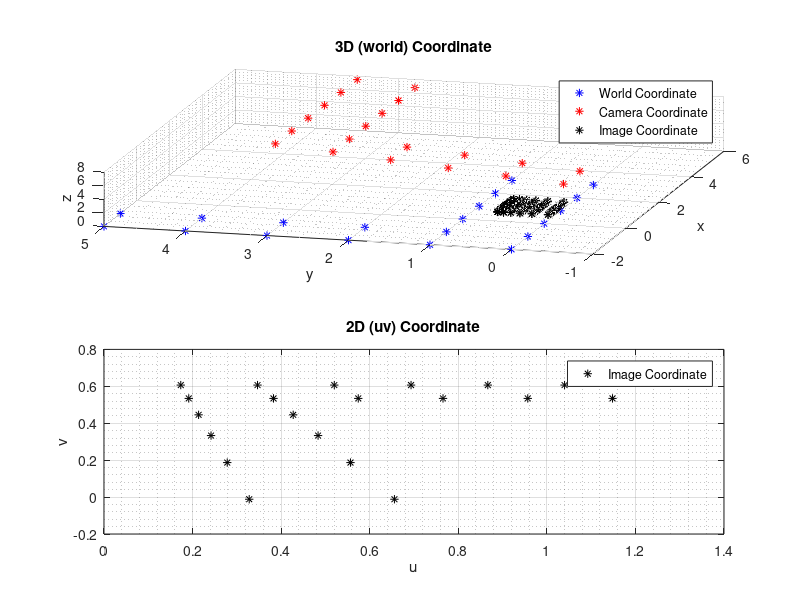

The MATLAB source for this figure:
clear; clc; close all

XYZ = [-2 -1 0 1 2 3 -2 -1 0 1 2 3 -1 -2 -1 -2 -1 -2 -1 -2; ...
        0  0 0 0 0 0  1  1 1 1 1 1  2  2  3  3  4  4  5  5; ...
        0  0 0 0 0 0  0  0 0 0 0 0  0  0  0  0  0  0  0  0]; % world frame
theta = 135; % rotational angle
Rx = [1 0 0; 0 cosd(theta) sind(theta); 0 -sind(theta) cosd(theta)]; % rotational matrix around x-axis
T = [3; 3.5; 7.5]; % translational matrix
f = 1.3; % focal length

xyz = zeros(size(XYZ,1),size(XYZ,2));
for i = 1:size(xyz,2)
   xyz(:,i) = Rx*XYZ(:,i) + T; % camera frame
end

u = zeros(1,size(XYZ,2));
v = zeros(1,size(XYZ,2));
for i = 1:size(xyz,2)
    u(i) = f*xyz(1,i)/xyz(3,i);
    v(i) = f*xyz(2,i)/xyz(3,i);
end

figure('pos',[0 0 700 900])
subplot(2,1,1)
plot3(XYZ(1,:),XYZ(2,:),XYZ(3,:),'b*', ...
      xyz(1,:),xyz(2,:),xyz(3,:),'r*', ...
      u,v,ones(length(u)),'k*')
xlabel('x')
ylabel('y')
zlabel('z')
title('3D (world) Coordinate')
legend('World Coordinate','Camera Coordinate','Image Coordinate')
grid on
grid minor
view(-75, 63)

subplot(2,1,2)
plot(u,v,'k*')
xlabel('u')
ylabel('v')
title('2D (uv) Coordinate')
legend('Image Coordinate')
grid on
grid minor

X = XYZ(1,:);
Y = XYZ(2,:);
save('camera_calibration_data.mat','X','Y','u','v')
uv = [u' v'];
csvwrite('camera_calibration_data.csv',uv)